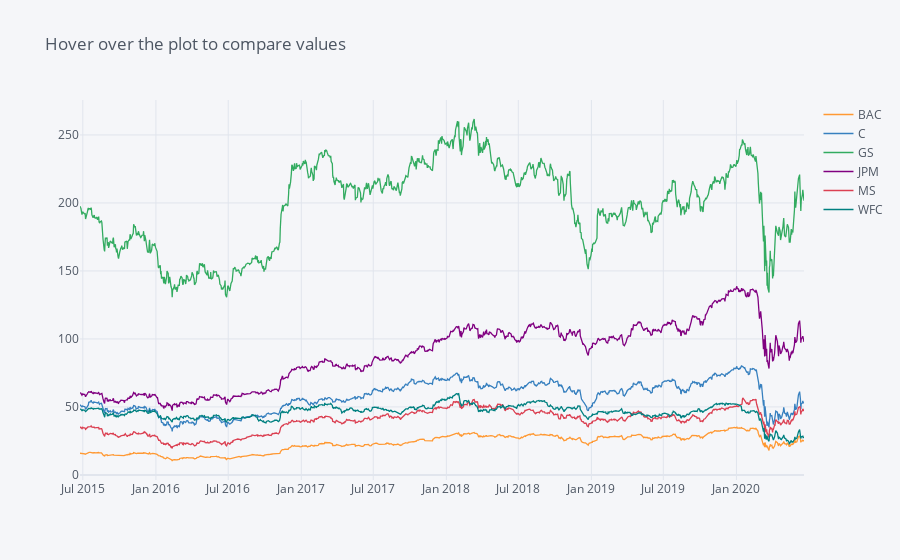

Notebook code cell kept with this figure:
### Code cell
# An interactive plot using plotly.
bank_stocks.xs(key='Close',axis=1,level='Stock Info').iplot(title='Hover over the plot to compare values')

### Figure 1 — Plotly figure (JSON) as saved in the notebook; plotly's stock layout.template omitted (floating-point values rounded to 4 significant figures; data arrays with more than 128 entries replaced by an {"elided": "..."} marker saying what was removed)
{"data": [{"line": {"color": "rgba(255, 153, 51, 1.0)", "dash": "solid", "shape": "linear", "width": 1.3}, "mode": "lines", "name": "BAC", "text": "", "type": "scatter", "x": {"elided": "1257 str values"}, "y": {"elided": "1257 float values"}}, {"line": {"color": "rgba(55, 128, 191, 1.0)", "dash": "solid", "shape": "linear", "width": 1.3}, "mode": "lines", "name": "C", "text": "", "type": "scatter", "x": {"elided": "1257 str values"}, "y": {"elided": "1257 float values"}}, {"line": {"color": "rgba(50, 171, 96, 1.0)", "dash": "solid", "shape": "linear", "width": 1.3}, "mode": "lines", "name": "GS", "text": "", "type": "scatter", "x": {"elided": "1257 str values"}, "y": {"elided": "1257 float values"}}, {"line": {"color": "rgba(128, 0, 128, 1.0)", "dash": "solid", "shape": "linear", "width": 1.3}, "mode": "lines", "name": "JPM", "text": "", "type": "scatter", "x": {"elided": "1257 str values"}, "y": {"elided": "1257 float values"}}, {"line": {"color": "rgba(219, 64, 82, 1.0)", "dash": "solid", "shape": "linear", "width": 1.3}, "mode": "lines", "name": "MS", "text": "", "type": "scatter", "x": {"elided": "1257 str values"}, "y": {"elided": "1257 float values"}}, {"line": {"color": "rgba(0, 128, 128, 1.0)", "dash": "solid", "shape": "linear", "width": 1.3}, "mode": "lines", "name": "WFC", "text": "", "type": "scatter", "x": {"elided": "1257 str values"}, "y": {"elided": "1257 float values"}}], "layout": {"legend": {"bgcolor": "#F5F6F9", "font": {"color": "#4D5663"}}, "paper_bgcolor": "#F5F6F9", "plot_bgcolor": "#F5F6F9", "title": {"font": {"color": "#4D5663"}, "text": "Hover over the plot to compare values"}, "xaxis": {"gridcolor": "#E1E5ED", "showgrid": true, "tickfont": {"color": "#4D5663"}, "title": {"font": {"color": "#4D5663"}, "text": ""}, "zerolinecolor": "#E1E5ED"}, "yaxis": {"gridcolor": "#E1E5ED", "showgrid": true, "tickfont": {"color": "#4D5663"}, "title": {"font": {"color": "#4D5663"}, "text": ""}, "zerolinecolor": "#E1E5ED"}}}
